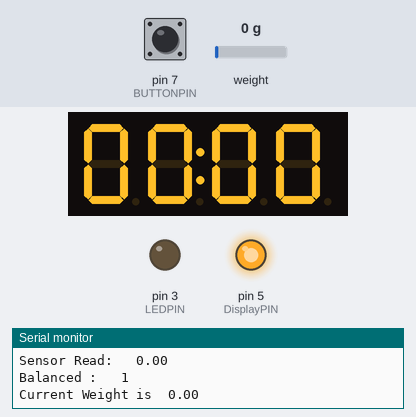
This sketch was run on a simulated Arduino Uno, built with avr-gcc and run on an emulated ATmega328P. Parts: 4-digit seven-segment display, output pins drawn as LEDs (lit = HIGH), the last lines printed to the serial monitor. The test bench sets the inputs (shaded band); at power-on: weight on the scale 0 g, pin 7 (BUTTONPIN) LOW.

Above: at 6.5 s.
6.6 s: weight on the scale set to 1250 g
At 10.9 s:
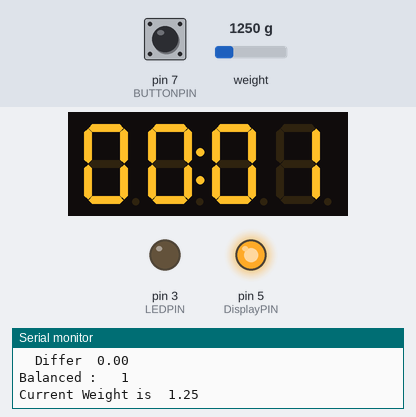
14.8 s: weight on the scale set to 2500 g
At 21.9 s:
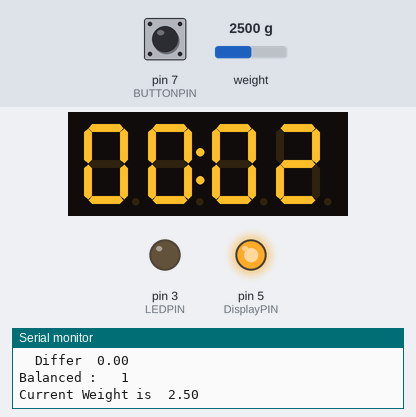
22.2 s: weight on the scale set to 3750 g
At 26.5 s:
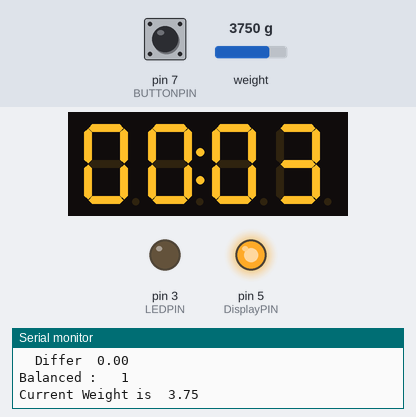
Timing chart, 0 to 32.3 s (numbered marks = the images above; inputs shaded):
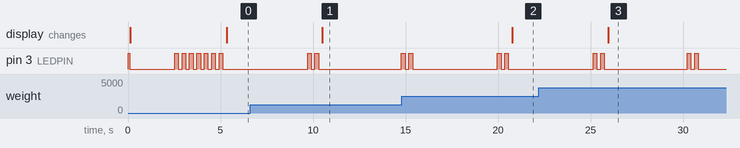

Measured:
- after the input at 6.6 s, the display: changes after 3.9 s (image 1)
- after the input at 14.8 s, the display: changes after 6.0 s (image 2)
- after the input at 22.2 s, the display: changes after 3.7 s (image 3)

The sketch:

SmartScale.ino
```cpp
#include <TM1637Display.h>
#include <HX711_ADC.h>

#define CLK 2
#define DIO 4

int DOUTPIN = 10;
int SCKPIN = 11;
int DisplayPIN = 5;
int LEDPIN = 3;
int BUTTONPIN = 7;

float MinWeight = 16.2f;
float WeightThreshold = 1.0f;
float calValue = 21.25;
long stabilisingtime = 2000;

float currentWeight = 0.0;
int rapidlyBlink = 2; //time to delay on led blink
int checkWeightInterv = 5000; //Check each X miliseconds
unsigned long lastDebounceTime = 0;
unsigned long debounceDelay = 50;
int lastButtonState = LOW;
int buttonState;
unsigned long lastTimeSensorCheck;
const uint8_t SEG_REDY[] = {
  SEG_B | SEG_C | SEG_E | SEG_F | SEG_G,           // H
  SEG_B | SEG_C                                  // I
};


TM1637Display display = TM1637Display(CLK, DIO);
HX711_ADC LoadCell(DOUTPIN, SCKPIN);

void setup() {
  Serial.begin(9600);
  pinMode(LEDPIN, OUTPUT);
  digitalWrite(LEDPIN, HIGH);
  delay(100);
  digitalWrite(LEDPIN, LOW);
  Serial.println("Starting...");
  display.setBrightness(5);

  pinMode(DisplayPIN, OUTPUT);
  pinMode(BUTTONPIN, INPUT);


  digitalWrite(DisplayPIN, HIGH);
  display.setSegments(SEG_REDY);

  LoadCell.begin();
  LoadCell.start(stabilisingtime);

  if (LoadCell.getTareTimeoutFlag()) {
    Serial.println("Tare timeout, check MCU>HX711 wiring and pin designations");
  }
  else {
    LoadCell.setCalFactor(calValue); // set calibration value (float)
    Serial.println("Startup + tare is complete");
  }

  for (int i = 1; i <= 10; i++) {
    digitalWrite(LEDPIN, (i % 2));
    delay(200);
  }
  checkWeight();
  //digitalWrite(DisplayPIN, LOW);
}

void loop() {
  int btnVAL = digitalRead(BUTTONPIN);
  if (btnVAL != lastButtonState) {
    lastDebounceTime = millis();
  }
  if ((millis() - lastDebounceTime) > debounceDelay) {
    if (btnVAL != buttonState) {
      buttonState = btnVAL;
      if (buttonState == HIGH) {
        getWeight();
        PrintResult();
      }
      else
      {
        delay(100);
        checkWeight();
      }
    }
  }
  lastButtonState = btnVAL;

  if ((millis() - lastTimeSensorCheck) > checkWeightInterv) {
    Serial.println("- Weight checking###############");
    checkWeight();
  }
}
void checkWeight()
{
  getWeight();
  if (currentWeight <= MinWeight + WeightThreshold) {
    BlinkLED();
    PrintResult();
  }
  else
  {
    digitalWrite(DisplayPIN, LOW);
  }
}
void getWeight()
{
  bool isBalanced = false;
  float BalancedW = currentWeight;
  //long t = 0;
  while (!isBalanced) {
    LoadCell.update();
    float weightNow = LoadCell.getData();
    Serial.print("Sensor Read: \t");
    Serial.println(weightNow);
    weightNow = weightNow / 1000;
    if ((int)weightNow > 0)
    {
      Serial.print("\tWeigh Now in KG.\t");
      Serial.println(weightNow);
      float differ = BalancedW - weightNow;
      Serial.print("\tWeigh *last* in KG.\t");
      Serial.println(BalancedW);
      Serial.print("\tDiffer\t");
      if (differ < 0.0)
        differ = differ * -1;
      Serial.println(differ);
      BalancedW = weightNow;
      if (differ < 0.5)
      {
        isBalanced = true;
        currentWeight = BalancedW;
      }
      else {
        delay(50);
      }

      //t = millis();
    }
    else
    {
      currentWeight = 0.0;
      isBalanced = true;
    }
    Serial.print("Balanced : \t");
    Serial.println(isBalanced);
  }
  lastTimeSensorCheck = millis();
}

void PrintResult()
{
  Serial.print("Current Weight is\t");
  Serial.println(currentWeight);
  digitalWrite(DisplayPIN, HIGH);
  display.showNumberDecEx(currentWeight, 64, true);
}

void BlinkLED()
{
  digitalWrite(LEDPIN, HIGH);
  delay(100 * rapidlyBlink);
  digitalWrite(LEDPIN, LOW);
  delay(100 * rapidlyBlink);
  digitalWrite(LEDPIN, HIGH);
  delay(100 * rapidlyBlink);
  digitalWrite(LEDPIN, LOW);
  delay(100 * rapidlyBlink);
}
```
